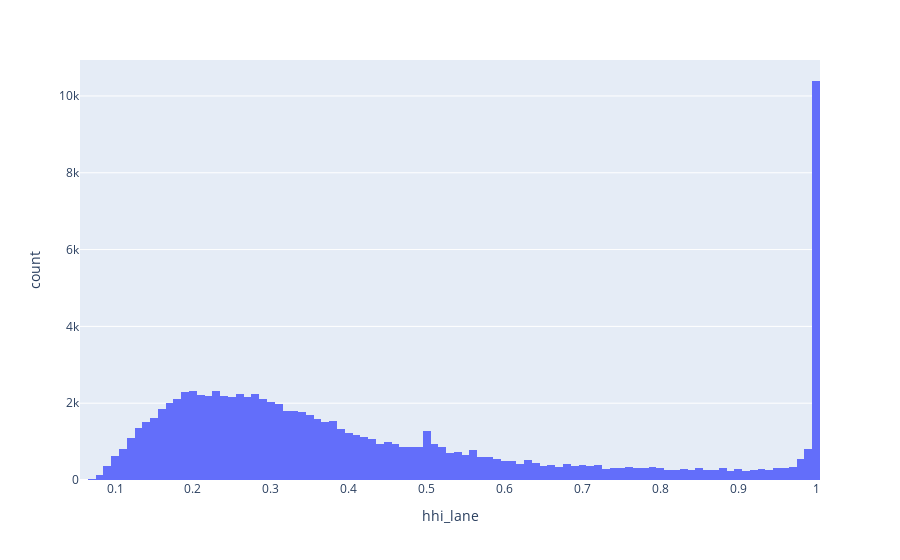

Here is the notebook cell this chart was saved with:
### Code cell
px.histogram(lane_month_lf.collect(), x='hhi_lane')

### Figure 1 — Plotly figure (JSON) as saved in the notebook; plotly's stock layout.template omitted (floating-point values rounded to 4 significant figures; data arrays with more than 128 entries replaced by an {"elided": "..."} marker saying what was removed)
{"data": [{"alignmentgroup": "True", "bingroup": "x", "hovertemplate": "hhi_lane=%{x}<br>count=%{y}<extra></extra>", "legendgroup": "", "marker": {"color": "#636efa", "pattern": {"shape": ""}}, "name": "", "offsetgroup": "", "orientation": "v", "showlegend": false, "type": "histogram", "x": {"elided": "97065 float values"}, "xaxis": "x", "yaxis": "y"}], "layout": {"barmode": "relative", "legend": {"tracegroupgap": 0}, "margin": {"t": 60}, "xaxis": {"anchor": "y", "domain": [0, 1], "title": {"text": "hhi_lane"}}, "yaxis": {"anchor": "x", "domain": [0, 1], "title": {"text": "count"}}}}
